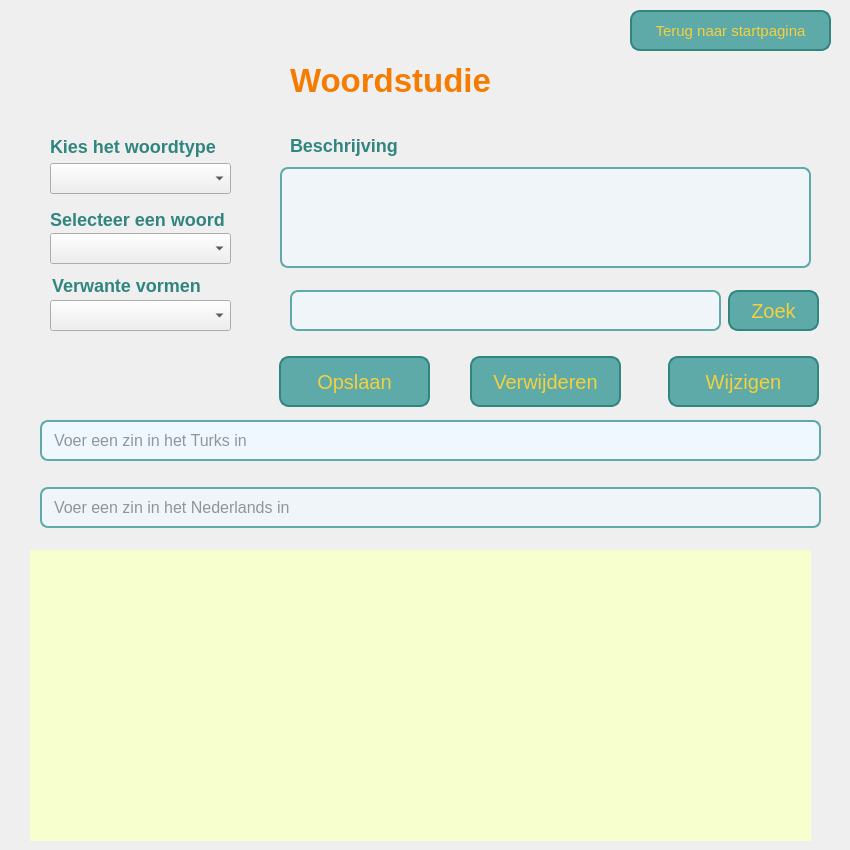
<?xml version="1.0" encoding="UTF-8"?>
<ui version="4.0">
 <class>Woordstudie</class>
 <widget class="QWidget" name="Woordstudie">
  <property name="geometry">
   <rect>
    <x>0</x>
    <y>0</y>
    <width>850</width>
    <height>850</height>
   </rect>
  </property>
  <property name="minimumSize">
   <size>
    <width>850</width>
    <height>850</height>
   </size>
  </property>
  <property name="maximumSize">
   <size>
    <width>850</width>
    <height>850</height>
   </size>
  </property>
  <property name="windowTitle">
   <string>Woordstudie</string>
  </property>
  <property name="styleSheet">
   <string notr="true">QWidget {
    background-image: url(&quot;C:/Users/harri/Desktop/Nederlands app/images/arkaplan_resmi.webp&quot;);
    background-repeat: no-repeat;
    background-position: center;
    background-size: cover;
}
/* Başlık Frame'i */
QFrame {
    background: transparent; /* Şeffaf bırak */
    border: none;
}
QTextEdit {
    background-color: #f0f8ff; /* Açık mavi tonunda arka plan */
    border: 2px solid #4682b4; /* Hafif koyu mavi çerçeve */
    border-radius: 8px; /* Köşeleri yuvarlak yap */
    padding: 6px; /* İçeride boşluk bırak */
    font-size: 14px;
    color: #333; /* Yazı rengi */
}


QLabel {
	background: transparent; 
    font-size: 18px;
    font-weight: bold;
    color: #31857F;
}

/* Kullanıcı Girişi Frame'i */
QFrame#inputFrame {
    background: transparent; 
    border-radius: 15px;
}

QLineEdit {
    background-color: #f0f5f9;
    border: 2px solid #5EAAA8;
    border-radius: 8px;
    padding: 6px 10px;
    font-size: 16px;
    color: #333;
}

/* Butonların Bulunduğu Frame */
QFrame#progressFrame {
    background: transparent;
}
QPushButton {
    background-color: #5EAAA8; /* Normal buton rengi */
    color: #F4D03F; /* Sarımsı yazı rengi */
    border-radius: 10px;
	font-family: &quot;Comic Sans MS&quot;;
    padding: 8px 15px;
    font-size: 20px;
    border: 2px solid #31857F;
}

/* Mouse ile üzerine gelince */
QPushButton:hover {
    background-color: #76C7C0; /* Daha açık yeşil */
    border: 2px solid #5EAAA8;
}

/* Tıklayınca */
QPushButton:pressed {
    background-color: #EAF4F4; /* Açık renk */
    border: 2px solid #5EAAA8;
}

/* Butonun şeffaf olmasını önlemek için */
QPushButton:!disabled {
    background: #5EAAA8; 
}
</string>
  </property>
  <widget class="QComboBox" name="comboBox_verwanteVormen">
   <property name="geometry">
    <rect>
     <x>50</x>
     <y>300</y>
     <width>181</width>
     <height>31</height>
    </rect>
   </property>
  </widget>
  <widget class="QComboBox" name="comboBox_woordselecteer">
   <property name="geometry">
    <rect>
     <x>50</x>
     <y>233</y>
     <width>181</width>
     <height>31</height>
    </rect>
   </property>
  </widget>
  <widget class="QComboBox" name="comboBox_woordtype">
   <property name="geometry">
    <rect>
     <x>50</x>
     <y>163</y>
     <width>181</width>
     <height>31</height>
    </rect>
   </property>
   <property name="styleSheet">
    <string notr="true"/>
   </property>
   <property name="currentText">
    <string/>
   </property>
  </widget>
  <widget class="QLabel" name="label_4">
   <property name="geometry">
    <rect>
     <x>52</x>
     <y>277</y>
     <width>171</width>
     <height>16</height>
    </rect>
   </property>
   <property name="text">
    <string>Verwante vormen</string>
   </property>
  </widget>
  <widget class="QLabel" name="label_2">
   <property name="geometry">
    <rect>
     <x>50</x>
     <y>136</y>
     <width>181</width>
     <height>21</height>
    </rect>
   </property>
   <property name="text">
    <string>Kies het woordtype</string>
   </property>
  </widget>
  <widget class="QLabel" name="label_3">
   <property name="geometry">
    <rect>
     <x>50</x>
     <y>211</y>
     <width>201</width>
     <height>16</height>
    </rect>
   </property>
   <property name="text">
    <string>Selecteer een woord</string>
   </property>
  </widget>
  <widget class="QLineEdit" name="lineEdit_metinAra">
   <property name="geometry">
    <rect>
     <x>290</x>
     <y>290</y>
     <width>431</width>
     <height>41</height>
    </rect>
   </property>
   <property name="font">
    <font>
     <pointsize>-1</pointsize>
    </font>
   </property>
   <property name="text">
    <string/>
   </property>
  </widget>
  <widget class="QPushButton" name="pushButton">
   <property name="geometry">
    <rect>
     <x>728</x>
     <y>290</y>
     <width>91</width>
     <height>41</height>
    </rect>
   </property>
   <property name="text">
    <string>Zoek</string>
   </property>
  </widget>
  <widget class="QPushButton" name="pushButton_duzenle">
   <property name="geometry">
    <rect>
     <x>668</x>
     <y>356</y>
     <width>151</width>
     <height>51</height>
    </rect>
   </property>
   <property name="text">
    <string>Wijzigen</string>
   </property>
  </widget>
  <widget class="QPushButton" name="pushButton_kaydet">
   <property name="geometry">
    <rect>
     <x>279</x>
     <y>356</y>
     <width>151</width>
     <height>51</height>
    </rect>
   </property>
   <property name="text">
    <string>Opslaan</string>
   </property>
  </widget>
  <widget class="QPushButton" name="pushButton_sil">
   <property name="geometry">
    <rect>
     <x>470</x>
     <y>356</y>
     <width>151</width>
     <height>51</height>
    </rect>
   </property>
   <property name="text">
    <string>Verwijderen</string>
   </property>
  </widget>
  <widget class="QLabel" name="label_5">
   <property name="geometry">
    <rect>
     <x>290</x>
     <y>130</y>
     <width>121</width>
     <height>31</height>
    </rect>
   </property>
   <property name="text">
    <string>Beschrijving</string>
   </property>
  </widget>
  <widget class="QTextEdit" name="textEdit_aciklama">
   <property name="geometry">
    <rect>
     <x>280</x>
     <y>167</y>
     <width>531</width>
     <height>101</height>
    </rect>
   </property>
   <property name="styleSheet">
    <string notr="true">#textEdit_aciklama {
    background-color: #f0f5f9; /* Açık sarı tonu (tablodaki gibi) */
    border: 2px solid #5EAAA8; /* Çerçeve */
    border-radius: 8px;
    padding: 6px;
    font-size: 14px;
    color: #333;
}
</string>
   </property>
   <property name="readOnly">
    <bool>true</bool>
   </property>
  </widget>
  <widget class="QLineEdit" name="lineEdit_Nederlands">
   <property name="geometry">
    <rect>
     <x>40</x>
     <y>487</y>
     <width>781</width>
     <height>41</height>
    </rect>
   </property>
   <property name="font">
    <font>
     <pointsize>-1</pointsize>
    </font>
   </property>
   <property name="text">
    <string/>
   </property>
   <property name="placeholderText">
    <string>Voer een zin in het Nederlands in</string>
   </property>
  </widget>
  <widget class="QLineEdit" name="lineEdit_Turkce">
   <property name="geometry">
    <rect>
     <x>40</x>
     <y>420</y>
     <width>781</width>
     <height>41</height>
    </rect>
   </property>
   <property name="font">
    <font>
     <pointsize>-1</pointsize>
    </font>
   </property>
   <property name="styleSheet">
    <string notr="true">    background-color: #F0F8FF;  /* Açık mavi tonları */
    border: 2px solid #5EAAA8;
    border-radius: 8px;
    padding: 6px 10px;
    font-size: 16px;
    color: #333;</string>
   </property>
   <property name="text">
    <string/>
   </property>
   <property name="placeholderText">
    <string>Voer een zin in het Turks in</string>
   </property>
  </widget>
  <widget class="QTableWidget" name="tableWidget_zinnen">
   <property name="geometry">
    <rect>
     <x>30</x>
     <y>550</y>
     <width>781</width>
     <height>291</height>
    </rect>
   </property>
   <property name="font">
    <font>
     <weight>75</weight>
     <bold>true</bold>
    </font>
   </property>
   <property name="styleSheet">
    <string notr="true">background-color: rgb(246, 255, 205);</string>
   </property>
  </widget>
  <widget class="QLabel" name="label">
   <property name="geometry">
    <rect>
     <x>290</x>
     <y>60</y>
     <width>271</width>
     <height>41</height>
    </rect>
   </property>
   <property name="styleSheet">
    <string notr="true">QLabel {
    font-family: &quot;Comic Sans MS&quot;; /* Daha eğlenceli ve oyunumsu bir font */
    font-size: 25pt; /* Boyutu biraz daha artırdık, daha dikkat çekici olsun */
    font-weight: bold; /* Kalın yazı (eğlenceli duruşu koruyor) */
    color: #F57C00; /* Daha koyu turuncu ton (orijinal #FF9800’dan daha derin) */
}</string>
   </property>
   <property name="text">
    <string>Woordstudie</string>
   </property>
  </widget>
  <widget class="QPushButton" name="pushButton_Terug">
   <property name="geometry">
    <rect>
     <x>630</x>
     <y>10</y>
     <width>201</width>
     <height>41</height>
    </rect>
   </property>
   <property name="styleSheet">
    <string notr="true">QPushButton {
    background-color: #5EAAA8; /* Normal buton rengi */
    color: #F4D03F; /* Sarımsı yazı rengi */
    border-radius: 10px;
	font-family: &quot;Comic Sans MS&quot;;
    padding: 8px 15px;
    font-size: 15px;
    border: 2px solid #31857F;
}

/* Mouse ile üzerine gelince */
QPushButton:hover {
    background-color: #76C7C0; /* Daha açık yeşil */
    border: 2px solid #5EAAA8;
}

/* Tıklayınca */
QPushButton:pressed {
    background-color: #EAF4F4; /* Açık renk */
    border: 2px solid #5EAAA8;
}

/* Butonun şeffaf olmasını önlemek için */
QPushButton:!disabled {
    background: #5EAAA8; 
}
</string>
   </property>
   <property name="text">
    <string>Terug naar startpagina</string>
   </property>
  </widget>
 </widget>
 <resources/>
 <connections/>
</ui>
